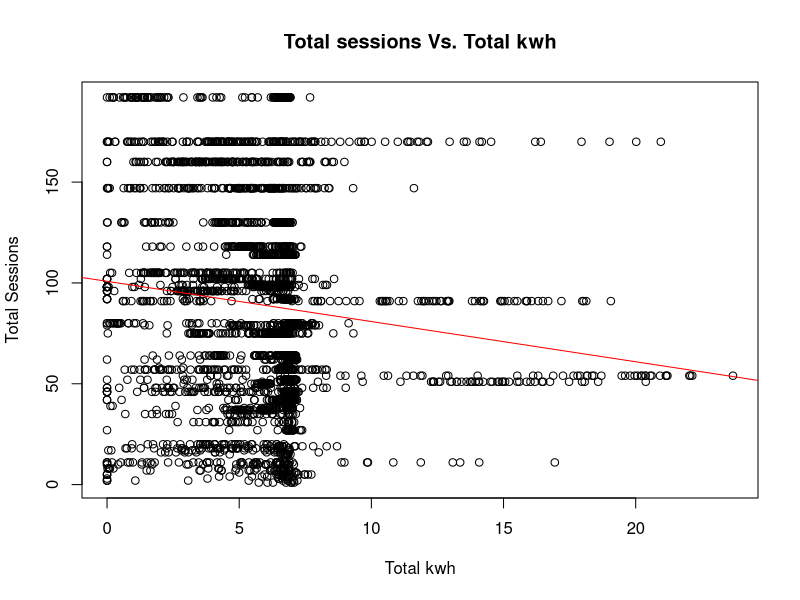

This chart was generated by the following R code:
## ---- chunk 1
knitr::opts_chunk$set(echo = TRUE)
## ---- chunk 2

library(readxl)
newdata <- read_excel("ev_workplace_charging_data.xlsx")
TOTKWH <- newdata$kwhTotal
TOTSES <- newdata$totalSessions

## ---- chunk 3
plot(TOTKWH, TOTSES, xlab = "Total kwh", ylab = "Total Sessions", main = "Total sessions Vs. Total kwh")
abline(lm(TOTSES~TOTKWH), col = "red")
## ---- chunk 4
simpleregress <- lm(TOTSES ~ TOTKWH, data = newdata)
summary(simpleregress)
## ---- chunk 5
corellate <- cor.test(TOTKWH, TOTSES, method = "pearson") 
corellate
